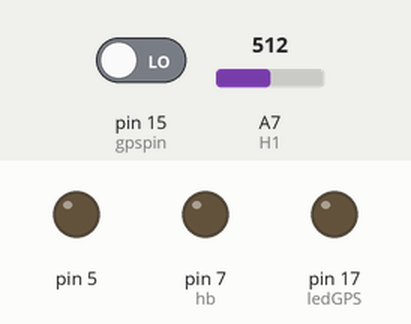
Simulated run of this sketch. Board: Arduino Nano, built for the host (arithmetic inside an expression is 32-bit, double 64-bit). Parts: output pins drawn as LEDs (lit = HIGH). Inputs (shaded band) come from the test bench; at power-on: A7 (H1) = 512, pin 15 (gpspin) LOW. Storage starts empty; an integer division by zero does not stop the program and gives all ones (-1); what the sketch prints to the serial monitor is not drawn.

Above: at 2.3 s.
2.4 s: A7 (H1) set to 531
At 3.2 s:
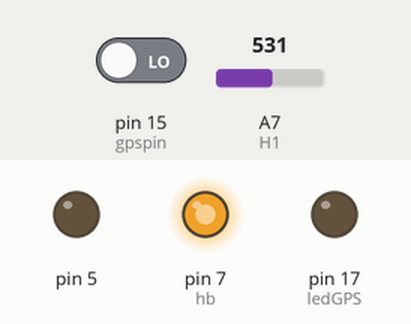
4.2 s: pin 15 (gpspin) driven HIGH
At 5.4 s:
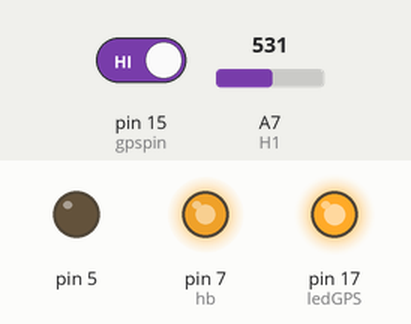
5.7 s: A7 (H1) set to 511
At 6.9 s:
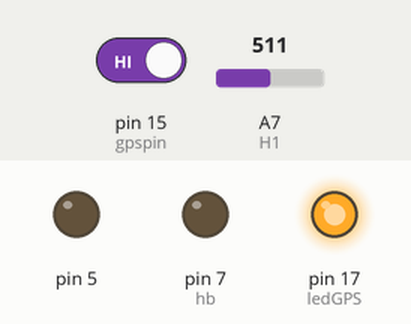
7.2 s: A7 (H1) set to 306
At 7.8 s:
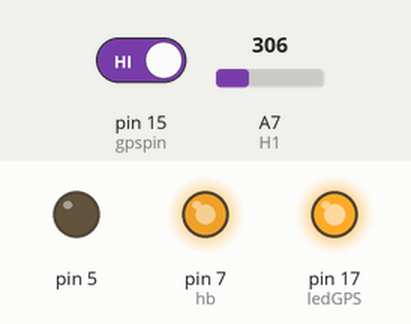
Timing chart, 0 to 9.9 s (numbered marks = the images above; inputs shaded):
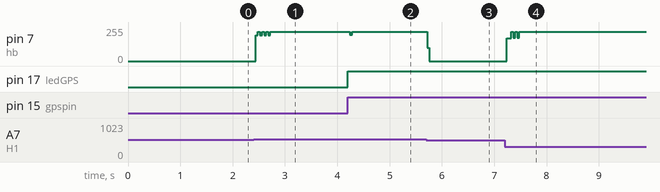

Measured:
- the behaviour switches between 517 and 518 on A7 (H1) (found by bisection; images 0 and 1)
- after the input at 2.4 s, pin 7 (hb): 0/255 → 221/255 at once
- after the input at 4.2 s, pin 7 (hb): 221/255 → 220/255 at once; pin 17 (ledGPS): LOW → HIGH at once
- after the input at 5.7 s, pin 7 (hb): 220/255 → 0/255 at once
- after the input at 7.2 s, pin 7 (hb): 0/255 → 169/255 at once, → 219/255 0.08 s later

The sketch:

power_sensor.ino
```cpp
#include <SoftwareSerial.h> //5 hz power w/ gps and sd
#include <SD.h>
#include <SPI.h>

// Connect the GPS RX/TX to arduino pins 3 and 5
SoftwareSerial serial = SoftwareSerial(2, 3);
File logFile;

const int SD_CS = 10;// big c high v power w/ test pin
unsigned long currentmillis = 0;
unsigned long headmillis = 0, resettime = 10000;
//unsigned long a1on, a2on, a3on, b1on, b2on, b3on, a1off, a2off, a3off, b1off, b2off, b3off = 0;
//byte a1, a2, a3, b1, b2, b3, start, ssrta, ssrtb, commandd = 0;
//byte charget = 90; //充電次數
//long circletime = 500; // verson.1 was 150 + 50
//long chargecircletime = 5; //ondelay+offdelay
//long a1ondelay = 0, a1offdelay = 0;
//long a2time = 450, a3time = 44; //a3time must<(circletime-a2time) or will break the circletime
//long a4time = 2, delaytime = 2000, initializetime = 500; //new 2 channel big C's relay for Vinb
double utctime, TWtime[5], gpstime;
word utc = 8;
String logdata, logFileName;
int msgType, j = 0, testpint;
const int H1 = A7; //hall need wire
int hall, hallo=0, hb = 7;
unsigned long i = 0;
double f;
int maxsize = 209715200;

/*//power relay
  //int relay[] = {16, 17, 4}; // set M pin,power pin,relay pin
  int relayA[] = {6, 5, 4, 16}; // set M pin,power pin,relay pin
  int relayB[] = {9, 8, 7, 17}; // // set M pin,power pin,relay pin
  int r[] = {0, 1, 2, 3, 0, 1, 2, 3};*/
const int /*led = 2, buttonpin = 3, */gpspin = 15, ledGPS = 17;


//add gps and sd
byte power;
byte channel;
const unsigned char UBX_HEADER[]        = { 0xB5, 0x62 };
const unsigned char NAV_POSLLH_HEADER[] = { 0x01, 0x02 };
const unsigned char NAV_STATUS_HEADER[] = { 0x01, 0x03 };

const char UBLOX_INIT[] PROGMEM = {
  // Disable NMEA
  0xB5, 0x62, 0x06, 0x01, 0x08, 0x00, 0xF0, 0x00, 0x00, 0x00, 0x00, 0x00, 0x00, 0x01, 0x00, 0x24, // GxGGA off
  0xB5, 0x62, 0x06, 0x01, 0x08, 0x00, 0xF0, 0x01, 0x00, 0x00, 0x00, 0x00, 0x00, 0x01, 0x01, 0x2B, // GxGLL off
  0xB5, 0x62, 0x06, 0x01, 0x08, 0x00, 0xF0, 0x02, 0x00, 0x00, 0x00, 0x00, 0x00, 0x01, 0x02, 0x32, // GxGSA off
  0xB5, 0x62, 0x06, 0x01, 0x08, 0x00, 0xF0, 0x03, 0x00, 0x00, 0x00, 0x00, 0x00, 0x01, 0x03, 0x39, // GxGSV off
  0xB5, 0x62, 0x06, 0x01, 0x08, 0x00, 0xF0, 0x04, 0x00, 0x00, 0x00, 0x00, 0x00, 0x01, 0x04, 0x40, // GxRMC off
  0xB5, 0x62, 0x06, 0x01, 0x08, 0x00, 0xF0, 0x05, 0x00, 0x00, 0x00, 0x00, 0x00, 0x01, 0x05, 0x47, // GxVTG off

  // Disable UBX
  0xB5, 0x62, 0x06, 0x01, 0x08, 0x00, 0x01, 0x07, 0x00, 0x00, 0x00, 0x00, 0x00, 0x00, 0x17, 0xDC, //NAV-PVT off
  0xB5, 0x62, 0x06, 0x01, 0x08, 0x00, 0x01, 0x02, 0x00, 0x00, 0x00, 0x00, 0x00, 0x00, 0x12, 0xB9, //NAV-POSLLH off
  0xB5, 0x62, 0x06, 0x01, 0x08, 0x00, 0x01, 0x03, 0x00, 0x00, 0x00, 0x00, 0x00, 0x00, 0x13, 0xC0, //NAV-STATUS off

  // Enable UBX
  //0xB5,0x62,0x06,0x01,0x08,0x00,0x01,0x07,0x00,0x01,0x00,0x00,0x00,0x00,0x18,0xE1, //NAV-PVT on
  0xB5, 0x62, 0x06, 0x01, 0x08, 0x00, 0x01, 0x02, 0x00, 0x01, 0x00, 0x00, 0x00, 0x00, 0x13, 0xBE, //NAV-POSLLH on
  0xB5, 0x62, 0x06, 0x01, 0x08, 0x00, 0x01, 0x03, 0x00, 0x01, 0x00, 0x00, 0x00, 0x00, 0x14, 0xC5, //NAV-STATUS on

  // Rate
  0xB5, 0x62, 0x06, 0x08, 0x06, 0x00, 0x64, 0x00, 0x01, 0x00, 0x01, 0x00, 0x7A, 0x12, //(10Hz)
  //0xB5, 0x62, 0x06, 0x08, 0x06, 0x00, 0xC8, 0x00, 0x01, 0x00, 0x01, 0x00, 0xDE, 0x6A, //(5Hz)
  //0xB5,0x62,0x06,0x08,0x06,0x00,0xE8,0x03,0x01,0x00,0x01,0x00,0x01,0x39, //(1Hz)
  //0xB5, 0x62, 0x06, 0x08, 0x06, 0x00, 0x64, 0x00, 0x01, 0x00, 0x01, 0x00, 0x7A, 0x12, 0xB5, 0x62, 0x06, 0x08, 0x00, 0x00, 0x0E, 0x30;//(10Hz)

  // Baud Rate
  0xB5, 0x62, 0x06, 0x00, 0x14, 0x00, 0x01, 0x00, 0x00, 0x00, 0xD0, 0x08, 0x00, 0x00, 0x00, 0xE1, 0x00, 0x00, 0x07, 0x00, 0x07, 0x00, 0x00, 0x00, 0x00, 0x00, 0xE2, 0xE1, 0xB5, 0x62, 0x06, 0x00, 0x01, 0x00, 0x01, 0x08, 0x22 //Baud rate 57600 00 E1 00
  //..................................................................................0x80, 0x25, 0x00, ....set baud rate(xxxxxx(HEX))  ???..............
  //byte setPortRate[] = {0xB5, 0x62, 0x06, 0x00, 0x14, 0x00, 0x01, 0x00, 0x00, 0x00, 0xD0, 0x08, 0x00, 0x00, settingsArrayPointer[3], settingsArrayPointer[4], settingsArrayPointer[5], 0x00, 0x07, 0x00, 0x03, 0x00, 0x00, 0x00, 0x00, 0x00, 0x00, 0x00};
  //const char baud57600 [] PROGMEM = "PUBX,41,1,3,3,57600,0";

  //PortRate:
  //4800   = C0 12 00
  //9600   = 80 25 00
  //19200  = 00 4B 00  **SOFTWARESERIAL LIMIT FOR ARDUINO UNO R3!**
  //38400  = 00 96 00  **SOFTWARESERIAL LIMIT FOR ARDUINO MEGA 2560!**
  //57600  = 00 E1 00
  //115200 = 00 C2 01
  //230400 = 00 84 03
};

enum _ubxMsgType {
  MT_NONE,
  MT_NAV_POSLLH,
  MT_NAV_STATUS
};

struct NAV_POSLLH {
  unsigned char cls;
  unsigned char id;
  unsigned short len;
  unsigned long iTOW;
  long lon;
  long lat;
  long height;
  long hMSL;
  unsigned long hAcc;
  unsigned long vAcc;
};

struct NAV_STATUS {
  unsigned char cls;
  unsigned char id;
  unsigned short len;
  unsigned long iTOW;
  unsigned char gpsFix;
  char flags;
  char fixStat;
  char flags2;
  unsigned long ttff;
  unsigned long msss;
};

union UBXMessage {
  NAV_POSLLH navPosllh;
  NAV_STATUS navStatus;
};

UBXMessage ubxMessage;

void setup()
{

  Serial.begin(57600);
  pinMode(gpspin, INPUT);
  pinMode(ledGPS, OUTPUT);
  pinMode(5, OUTPUT);
  pinMode(hb, OUTPUT);
  digitalWrite(5, LOW);
  digitalWrite(19, LOW);

  headmillis = millis();

  //GPS and sd
  serial.begin(9600);
  setupgps();
  serial.begin(57600);
  if (!SD.begin(SD_CS)) {
    Serial.println(F("Card failed, or not present"));
  }
  pinMode(SD_CS, OUTPUT);
  logFileName = nextLogFile();
  logFile = SD.open(logFileName, FILE_WRITE);
  if (logFile) {
    Serial.println(F("writing"));
  }
  // if the file didn't open, print an error:
  else {
    //while (1) {
    Serial.println(F("error opening file"));
    delay(200);
    //}
  }
  Serial.println(F("initialization done."));


  msgType = processGPS(); //read gps in every loop (put here due to the reading singel delay will  effect relay time
  gpstime = ubxMessage.navPosllh.iTOW;

  currentmillis = millis() - headmillis;
  transf2utc();
  writegpsToCard();

  hallo = analogRead(H1);
}


void loop() {
  digitalWrite(hb, LOW);

  if (digitalRead(gpspin) == HIGH) {
    digitalWrite(ledGPS, HIGH);
  }
  else {
    digitalWrite(ledGPS, LOW);
  }

  currentmillis = (millis() - headmillis) / 1000;
  //Serial.print(currentmillis); Serial.print(" ");

  hall = abs(analogRead(H1) - hallo);
  Serial.println(hall);

  if (hall > 5) {
    digitalWrite(hb, HIGH);
  }

  msgType = processGPS(); //read gps in every loop (put here due to the reading singel delay will  effect relay time
  gpstime = ubxMessage.navPosllh.iTOW;

  transf2utc();
  writegpsToCard();

  if (i % 10000 == 0) {
    if (logFile.size() > maxsize) {
      logFileName = nextLogFile();
    }
    logFile.close(); // close the file
  }

  f = currentmillis / i;
  i++;
}


void writegpsToCard() {
  currentmillis = millis() - headmillis;
  if (!logFile) {
    logFile = SD.open(logFileName, FILE_WRITE);
  }
  if (logFile) {
    logFile.print(currentmillis);
    logFile.print(",");
    logFile.print(hall);
    logFile.print(",");
    logFile.print(gpstime);
    logFile.print(",");
    logFile.print((TWtime[1]), 0);
    logFile.print(",");
    logFile.print((TWtime[2]), 0);
    logFile.print(",");
    logFile.print((TWtime[3]), 5);
    logFile.print("\n");
    logFile.print(f, 2);
    logFile.print("\n");
    //alogFile.close();
  }
}


String nextLogFile(void) {
  String filename;
  int logn = 0;
  for (int i = 0; i < 999; i++) {
    // Construct a file with PREFIX[Index].SUFFIX
    filename = String("power") + String(logn) + String(".csv");
    // If the file name doesn't exist, return it
    if (!SD.exists(filename))
    {
      return filename;
    }
    // Otherwise increment the index, and try again
    logn++;
  }
  return "";
}

void transf2utc() {

  double temp = 0;

  utctime = gpstime / 1000 + (utc * 3600) - 19; //utc&leap fix

  TWtime[0] = (int)(utctime / 24 / 3600); //week
  temp = utctime - (TWtime[0] * 24 * 3600);

  TWtime[1] = (int)(temp / 3600); //hr
  temp = utctime - (TWtime[0] * 24 * 3600) - (TWtime[1] * 3600);

  TWtime[2] = (int)(temp / 60); //min
  temp = utctime - (TWtime[0] * 24 * 3600) - (TWtime[1] * 3600) - (TWtime[2] * 60);

  TWtime[3] = temp; //sec

  logdata = gpstime;
}


void setupgps() { //setup UBLOX_INIT codes
  for (int i = 0; i < sizeof(UBLOX_INIT); i++) {
    serial.write( pgm_read_byte(UBLOX_INIT + i) );
    delay(5); // simulating a 38400baud pace (or less), otherwise commands are not accepted by the device.
  }
}


// The last two bytes of the message is a checksum value, used to confirm that the received payload is valid.
// The procedure used to calculate this is given as pseudo-code in the uBlox manual.
void calcChecksum(unsigned char* CK, int msgSize) {
  memset(CK, 0, 2);
  for (int i = 0; i < msgSize; i++) {
    CK[0] += ((unsigned char*)(&ubxMessage))[i];
    CK[1] += CK[0];
  }
}


// Compares the first two bytes of the ubxMessage struct with a specific message header.
// Returns true if the two bytes match.
boolean compareMsgHeader(const unsigned char* msgHeader) {
  unsigned char* ptr = (unsigned char*)(&ubxMessage);
  return ptr[0] == msgHeader[0] && ptr[1] == msgHeader[1];
}


// Reads in bytes from the GPS module and checks to see if a valid message has been constructed.
// Returns the type of the message found if successful, or MT_NONE if no message was found.
// After a successful return the contents of the ubxMessage union will be valid, for the
// message type that was found. Note that further calls to this function can invalidate the
// message content, so you must use the obtained values before calling this function again.
int processGPS() {
  static int fpos = 0;
  static unsigned char checksum[2];

  static byte currentMsgType = MT_NONE;
  static int payloadSize = sizeof(UBXMessage);

  while ( serial.available() ) {

    byte c = serial.read();
    //Serial.write(c);

    if ( fpos < 2 ) {
      // For the first two bytes we are simply looking for a match with the UBX header bytes (0xB5,0x62)
      if ( c == UBX_HEADER[fpos] )
        fpos++;
      else
        fpos = 0; // Reset to beginning state.
    }
    else {
      // If we come here then fpos >= 2, which means we have found a match with the UBX_HEADER
      // and we are now reading in the bytes that make up the payload.

      // Place the incoming byte into the ubxMessage struct. The position is fpos-2 because
      // the struct does not include the initial two-byte header (UBX_HEADER).
      if ( (fpos - 2) < payloadSize )
        ((unsigned char*)(&ubxMessage))[fpos - 2] = c;

      fpos++;

      if ( fpos == 4 ) {
        // We have just received the second byte of the message type header,
        // so now we can check to see what kind of message it is.
        if ( compareMsgHeader(NAV_POSLLH_HEADER) ) {
          currentMsgType = MT_NAV_POSLLH;
          payloadSize = sizeof(NAV_POSLLH);
        }
        else if ( compareMsgHeader(NAV_STATUS_HEADER) ) {
          currentMsgType = MT_NAV_STATUS;
          payloadSize = sizeof(NAV_STATUS);
        }
        else {
          // unknown message type, bail
          fpos = 0;
          continue;
        }
      }

      if ( fpos == (payloadSize + 2) ) {
        // All payload bytes have now been received, so we can calculate the
        // expected checksum value to compare with the next two incoming bytes.
        calcChecksum(checksum, payloadSize);
      }
      else if ( fpos == (payloadSize + 3) ) {
        // First byte after the payload, ie. first byte of the checksum.
        // Does it match the first byte of the checksum we calculated?
        if ( c != checksum[0] ) {
          // Checksum doesn't match, reset to beginning state and try again.
          fpos = 0;
        }
      }
      else if ( fpos == (payloadSize + 4) ) {
        // Second byte after the payload, ie. second byte of the checksum.
        // Does it match the second byte of the checksum we calculated?
        fpos = 0; // We will reset the state regardless of whether the checksum matches.
        if ( c == checksum[1] ) {
          // Checksum matches, we have a valid message.
          return currentMsgType;
        }
      }
      else if ( fpos > (payloadSize + 4) ) {
        // We have now read more bytes than both the expected payload and checksum
        // together, so something went wrong. Reset to beginning state and try again.
        fpos = 0;
      }
    }
  }
  return MT_NONE;
}
```
